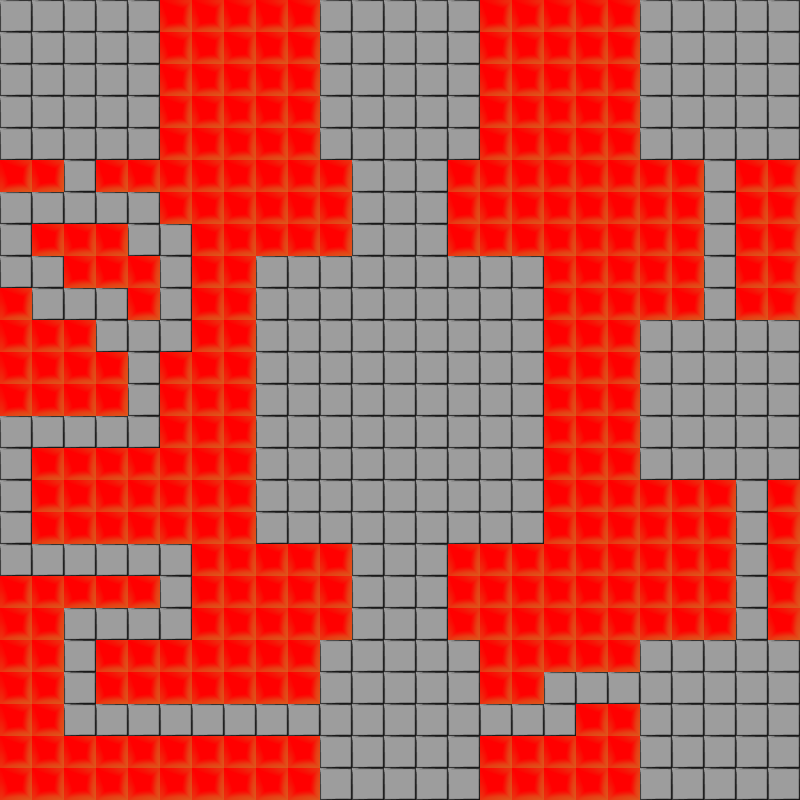

This is a level from a 2D game, rendered from its Tiled map with the project's own tilesets. A one-line summary and the complete map file follow:
An orthogonal 25x25 tile map with 32x32 px tiles, 1 tile layer (background), 2 tilesets and 1 object (hero).

<map version="1.0" orientation="orthogonal" renderorder="right-down" width="25" height="25" tilewidth="32" tileheight="32" backgroundcolor="#b0b0b0" nextobjectid="18">
 <tileset firstgid="1" name="tileset" tilewidth="32" tileheight="32" tilecount="3" columns="3">
  <image source="tileset.png" width="96" height="32" />
  <tile id="0">
   <properties>
    <property name="kills" type="bool" value="true" />
   </properties>
  </tile>
  <tile id="2">
   <properties>
    <property name="kills" type="bool" value="false" />
   </properties>
  </tile>
 </tileset>
 <tileset firstgid="4" name="entities" tilewidth="32" tileheight="32" tilecount="1" columns="1">
  <image source="../object_assets/entities.png" width="32" height="32" />
 </tileset>
 <layer name="background" width="25" height="25">
  <data encoding="csv">
3,3,3,3,3,1,1,1,1,1,3,3,3,3,3,1,1,1,1,1,3,3,3,3,3,
3,3,3,3,3,1,1,1,1,1,3,3,3,3,3,1,1,1,1,1,3,3,3,3,3,
3,3,3,3,3,1,1,1,1,1,3,3,3,3,3,1,1,1,1,1,3,3,3,3,3,
3,3,3,3,3,1,1,1,1,1,3,3,3,3,3,1,1,1,1,1,3,3,3,3,3,
3,3,3,3,3,1,1,1,1,1,3,3,3,3,3,1,1,1,1,1,3,3,3,3,3,
1,1,3,1,1,1,1,1,1,1,1,3,3,3,1,1,1,1,1,1,1,1,3,1,1,
3,3,3,3,3,1,1,1,1,1,1,3,3,3,1,1,1,1,1,1,1,1,3,1,1,
3,1,1,1,3,3,1,1,1,1,1,3,3,3,1,1,1,1,1,1,1,1,3,1,1,
3,3,1,1,1,3,1,1,3,3,3,3,3,3,3,3,3,1,1,1,1,1,3,1,1,
1,3,3,3,1,3,1,1,3,3,3,3,3,3,3,3,3,1,1,1,1,1,3,1,1,
1,1,1,3,3,3,1,1,3,3,3,3,3,3,3,3,3,1,1,1,3,3,3,3,3,
1,1,1,1,3,1,1,1,3,3,3,3,3,3,3,3,3,1,1,1,3,3,3,3,3,
1,1,1,1,3,1,1,1,3,3,3,3,3,3,3,3,3,1,1,1,3,3,3,3,3,
3,3,3,3,3,1,1,1,3,3,3,3,3,3,3,3,3,1,1,1,3,3,3,3,3,
3,1,1,1,1,1,1,1,3,3,3,3,3,3,3,3,3,1,1,1,3,3,3,3,3,
3,1,1,1,1,1,1,1,3,3,3,3,3,3,3,3,3,1,1,1,1,1,1,3,1,
3,1,1,1,1,1,1,1,3,3,3,3,3,3,3,3,3,1,1,1,1,1,1,3,1,
3,3,3,3,3,3,1,1,1,1,1,3,3,3,1,1,1,1,1,1,1,1,1,3,1,
1,1,1,1,1,3,1,1,1,1,1,3,3,3,1,1,1,1,1,1,1,1,1,3,1,
1,1,3,3,3,3,1,1,1,1,1,3,3,3,1,1,1,1,1,1,1,1,1,3,1,
1,1,3,1,1,1,1,1,1,1,3,3,3,3,3,1,1,1,1,1,3,3,3,3,3,
1,1,3,1,1,1,1,1,1,1,3,3,3,3,3,1,1,3,3,3,3,3,3,3,3,
1,1,3,3,3,3,3,3,3,3,3,3,3,3,3,3,3,3,1,1,3,3,3,3,3,
1,1,1,1,1,1,1,1,1,1,3,3,3,3,3,1,1,1,1,1,3,3,3,3,3,
1,1,1,1,1,1,1,1,1,1,3,3,3,3,3,1,1,1,1,1,3,3,3,3,3
</data>
 </layer>
 <objectgroup name="entities">
  <object id="16" name="hero" gid="4" x="384" y="798" width="32" height="32">
   <properties>
    <property name="name" value="hero" />
   </properties>
  </object>
 </objectgroup>
</map>